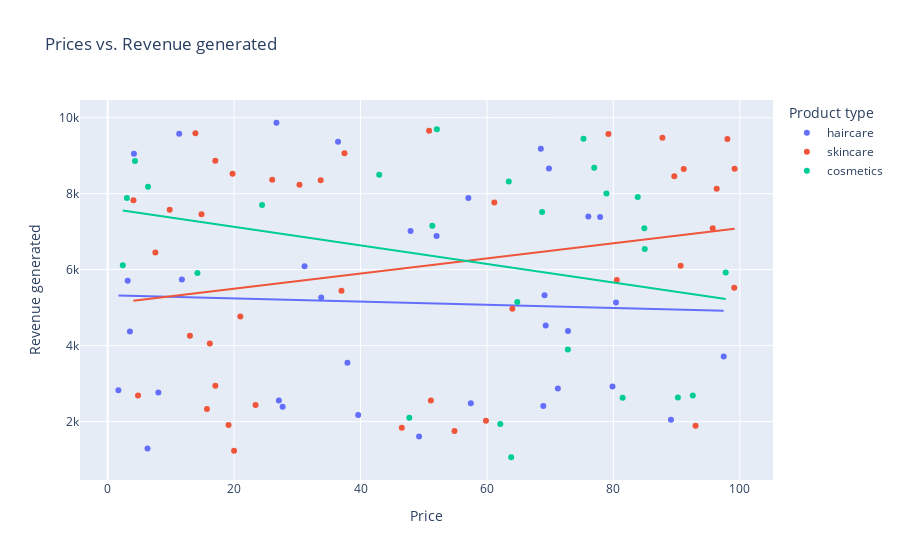

The code cell stored with this chart in its notebook:
### Code cell
# Relationship between price and revenue generated #
fig = px.scatter(df,x = 'Price', y = 'Revenue generated', color = 'Product type',hover_data =['Number of products sold'],
                trendline = 'ols',title='Prices vs. Revenue generated')
fig.show()

### Figure 1 — Plotly figure (JSON) as saved in the notebook; plotly's stock layout.template omitted (floating-point values rounded to 4 significant figures)
{"data": [{"customdata": [[802], [8], [147], [336], [620], [884], [209], [142], [353], [327], [598], [24], [859], [29], [154], [622], [701], [227], [117], [163], [32], [904], [241], [359], [946], [198], [774], [663], [618], [79], [114], [672], [62], [627]], "hovertemplate": "Product type=haircare<br>Price=%{x}<br>Revenue generated=%{y}<br>Number of products sold=%{customdata[0]}<extra></extra>", "legendgroup": "haircare", "marker": {"color": "#636efa", "symbol": "circle"}, "mode": "markers", "name": "haircare", "orientation": "v", "showlegend": true, "type": "scatter", "x": [69.81, 11.32, 1.7, 71.21, 36.44, 27.68, 4.156, 39.63, 97.45, 8.023, 11.74, 33.78, 27.08, 76.04, 26.7, 31.15, 79.86, 49.26, 52.03, 37.93, 47.91, 3.17, 69.11, 57.45, 6.307, 57.06, 72.82, 68.91, 89.1, 80.41, 69.29, 77.9, 3.526, 68.52], "xaxis": "x", "y": [8662.0, 9578.0, 2828.0, 2874.0, 9365.0, 2391.0, 9049.0, 2175.0, 3716.0, 2766.0, 5737.0, 5268.0, 2557.0, 7397.0, 9866.0, 6088.0, 2926.0, 1606.0, 6886.0, 3550.0, 7015.0, 5710.0, 5328.0, 2484.0, 1292.0, 7889.0, 4384.0, 2412.0, 2048.0, 5134.0, 4531.0, 7386.0, 4371.0, 9185.0], "yaxis": "y"}, {"hovertemplate": "<b>OLS trendline</b><br>Revenue generated = -4.1918 * Price + 5323.92<br>R<sup>2</sup>=0.002087<br><br>Product type=haircare<br>Price=%{x}<br>Revenue generated=%{y} <b>(trend)</b><extra></extra>", "legendgroup": "haircare", "marker": {"color": "#636efa", "symbol": "circle"}, "mode": "lines", "name": "haircare", "showlegend": false, "type": "scatter", "x": [1.7, 3.17, 3.526, 4.156, 6.307, 8.023, 11.32, 11.74, 26.7, 27.08, 27.68, 31.15, 33.78, 36.44, 37.93, 39.63, 47.91, 49.26, 52.03, 57.06, 57.45, 68.52, 68.91, 69.11, 69.29, 69.81, 71.21, 72.82, 76.04, 77.9, 79.86, 80.41, 89.1, 97.45], "xaxis": "x", "y": [5317.0, 5311.0, 5309.0, 5307.0, 5297.0, 5290.0, 5276.0, 5275.0, 5212.0, 5210.0, 5208.0, 5193.0, 5182.0, 5171.0, 5165.0, 5158.0, 5123.0, 5117.0, 5106.0, 5085.0, 5083.0, 5037.0, 5035.0, 5034.0, 5033.0, 5031.0, 5025.0, 5019.0, 5005.0, 4997.0, 4989.0, 4987.0, 4950.0, 4915.0], "yaxis": "y"}, {"customdata": [[736], [83], [871], [65], [980], [996], [960], [249], [562], [469], [280], [187], [320], [168], [781], [602], [963], [963], [176], [933], [556], [155], [910], [820], [242], [93], [896], [380], [246], [134], [457], [704], [513], [511], [106], [872], [336], [223], [320], [913]], "hovertemplate": "Product type=skincare<br>Price=%{x}<br>Revenue generated=%{y}<br>Number of products sold=%{customdata[0]}<extra></extra>", "legendgroup": "skincare", "marker": {"color": "#EF553B", "symbol": "circle"}, "mode": "markers", "name": "skincare", "orientation": "v", "showlegend": true, "type": "scatter", "x": [14.84, 61.16, 4.805, 4.078, 64.02, 15.71, 90.64, 16.16, 99.17, 36.99, 7.547, 51.12, 96.34, 50.85, 79.21, 37.47, 9.813, 23.4, 19.13, 80.54, 99.11, 46.53, 95.71, 98.03, 30.34, 20.99, 59.84, 17.03, 13.02, 89.63, 33.7, 26.03, 87.76, 54.87, 93.0, 91.13, 17.03, 20.0, 13.88, 19.75], "xaxis": "x", "y": [7461.0, 7767.0, 2687.0, 7823.0, 4971.0, 2331.0, 6100.0, 4053.0, 8654.0, 5442.0, 6454.0, 2553.0, 8128.0, 9655.0, 9572.0, 9062.0, 7573.0, 2438.0, 1912.0, 5725.0, 5521.0, 1840.0, 7089.0, 9436.0, 8232.0, 4767.0, 2021.0, 8864.0, 4257.0, 8459.0, 8355.0, 8368.0, 9474.0, 1752.0, 1889.0, 8652.0, 2943.0, 1230.0, 9593.0, 8526.0], "yaxis": "y"}, {"hovertemplate": "<b>OLS trendline</b><br>Revenue generated = 19.9126 * Price + 5099.65<br>R<sup>2</sup>=0.054398<br><br>Product type=skincare<br>Price=%{x}<br>Revenue generated=%{y} <b>(trend)</b><extra></extra>", "legendgroup": "skincare", "marker": {"color": "#EF553B", "symbol": "circle"}, "mode": "lines", "name": "skincare", "showlegend": false, "type": "scatter", "x": [4.078, 4.805, 7.547, 9.813, 13.02, 13.88, 14.84, 15.71, 16.16, 17.03, 17.03, 19.13, 19.75, 20.0, 20.99, 23.4, 26.03, 30.34, 33.7, 36.99, 37.47, 46.53, 50.85, 51.12, 54.87, 59.84, 61.16, 64.02, 79.21, 80.54, 87.76, 89.63, 90.64, 91.13, 93.0, 95.71, 96.34, 98.03, 99.11, 99.17], "xaxis": "x", "y": [5181.0, 5195.0, 5250.0, 5295.0, 5359.0, 5376.0, 5395.0, 5412.0, 5421.0, 5439.0, 5439.0, 5481.0, 5493.0, 5498.0, 5518.0, 5566.0, 5618.0, 5704.0, 5771.0, 5836.0, 5846.0, 6026.0, 6112.0, 6118.0, 6192.0, 6291.0, 6318.0, 6374.0, 6677.0, 6703.0, 6847.0, 6884.0, 6904.0, 6914.0, 6951.0, 7006.0, 7018.0, 7052.0, 7073.0, 7074.0], "yaxis": "y"}, {"customdata": [[426], [150], [126], [601], [391], [352], [394], [253], [616], [449], [705], [919], [99], [633], [484], [270], [637], [478], [375], [25], [737], [134], [916], [276], [987], [324]], "hovertemplate": "Product type=cosmetics<br>Price=%{x}<br>Revenue generated=%{y}<br>Number of products sold=%{customdata[0]}<extra></extra>", "legendgroup": "cosmetics", "marker": {"color": "#00cc96", "symbol": "circle"}, "mode": "markers", "name": "cosmetics", "orientation": "v", "showlegend": true, "type": "scatter", "x": [42.96, 68.72, 81.46, 84.89, 4.324, 92.56, 2.397, 63.45, 64.8, 84.96, 52.08, 51.36, 78.9, 14.2, 63.83, 72.8, 6.382, 90.2, 83.85, 76.96, 75.27, 97.76, 62.11, 47.71, 3.038, 24.42], "xaxis": "x", "y": [8496.0, 7517.0, 2629.0, 7087.0, 8858.0, 2686.0, 6117.0, 8319.0, 5150.0, 6541.0, 9692.0, 7152.0, 8002.0, 5911.0, 1062.0, 3900.0, 8180.0, 2633.0, 7911.0, 8685.0, 9445.0, 5925.0, 1935.0, 2100.0, 7888.0, 7698.0], "yaxis": "y"}, {"hovertemplate": "<b>OLS trendline</b><br>Revenue generated = -24.4531 * Price + 7615.01<br>R<sup>2</sup>=0.081280<br><br>Product type=cosmetics<br>Price=%{x}<br>Revenue generated=%{y} <b>(trend)</b><extra></extra>", "legendgroup": "cosmetics", "marker": {"color": "#00cc96", "symbol": "circle"}, "mode": "lines", "name": "cosmetics", "showlegend": false, "type": "scatter", "x": [2.397, 3.038, 4.324, 6.382, 14.2, 24.42, 42.96, 47.71, 51.36, 52.08, 62.11, 63.45, 63.83, 64.8, 68.72, 72.8, 75.27, 76.96, 78.9, 81.46, 83.85, 84.89, 84.96, 90.2, 92.56, 97.76], "xaxis": "x", "y": [7556.0, 7541.0, 7509.0, 7459.0, 7268.0, 7018.0, 6565.0, 6448.0, 6359.0, 6342.0, 6096.0, 6064.0, 6054.0, 6031.0, 5935.0, 5835.0, 5774.0, 5733.0, 5686.0, 5623.0, 5565.0, 5539.0, 5538.0, 5409.0, 5352.0, 5224.0], "yaxis": "y"}], "layout": {"legend": {"title": {"text": "Product type"}, "tracegroupgap": 0}, "title": {"text": "Prices vs. Revenue generated"}, "xaxis": {"anchor": "y", "domain": [0, 1], "title": {"text": "Price"}}, "yaxis": {"anchor": "x", "domain": [0, 1], "title": {"text": "Revenue generated"}}}}
